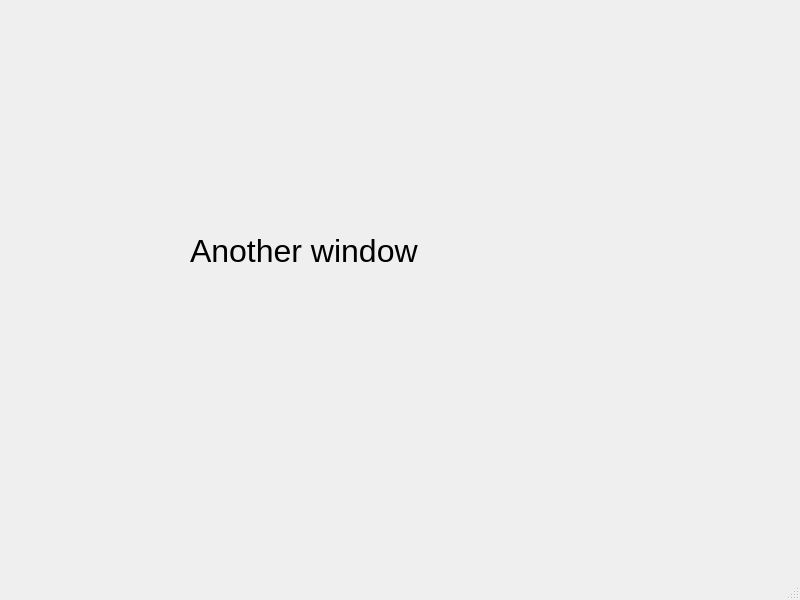
<?xml version="1.0" encoding="UTF-8"?>
<ui version="4.0">
 <class>MainWindow</class>
 <widget class="QMainWindow" name="MainWindow">
  <property name="geometry">
   <rect>
    <x>0</x>
    <y>0</y>
    <width>800</width>
    <height>600</height>
   </rect>
  </property>
  <property name="windowTitle">
   <string>MainWindow</string>
  </property>
  <widget class="QWidget" name="centralwidget">
   <widget class="QLabel" name="label">
    <property name="geometry">
     <rect>
      <x>190</x>
      <y>160</y>
      <width>291</width>
      <height>181</height>
     </rect>
    </property>
    <property name="font">
     <font>
      <pointsize>24</pointsize>
     </font>
    </property>
    <property name="text">
     <string>Another window</string>
    </property>
   </widget>
  </widget>
  <widget class="QMenuBar" name="menubar">
   <property name="geometry">
    <rect>
     <x>0</x>
     <y>0</y>
     <width>800</width>
     <height>21</height>
    </rect>
   </property>
  </widget>
  <widget class="QStatusBar" name="statusbar"/>
 </widget>
 <resources/>
 <connections/>
</ui>
